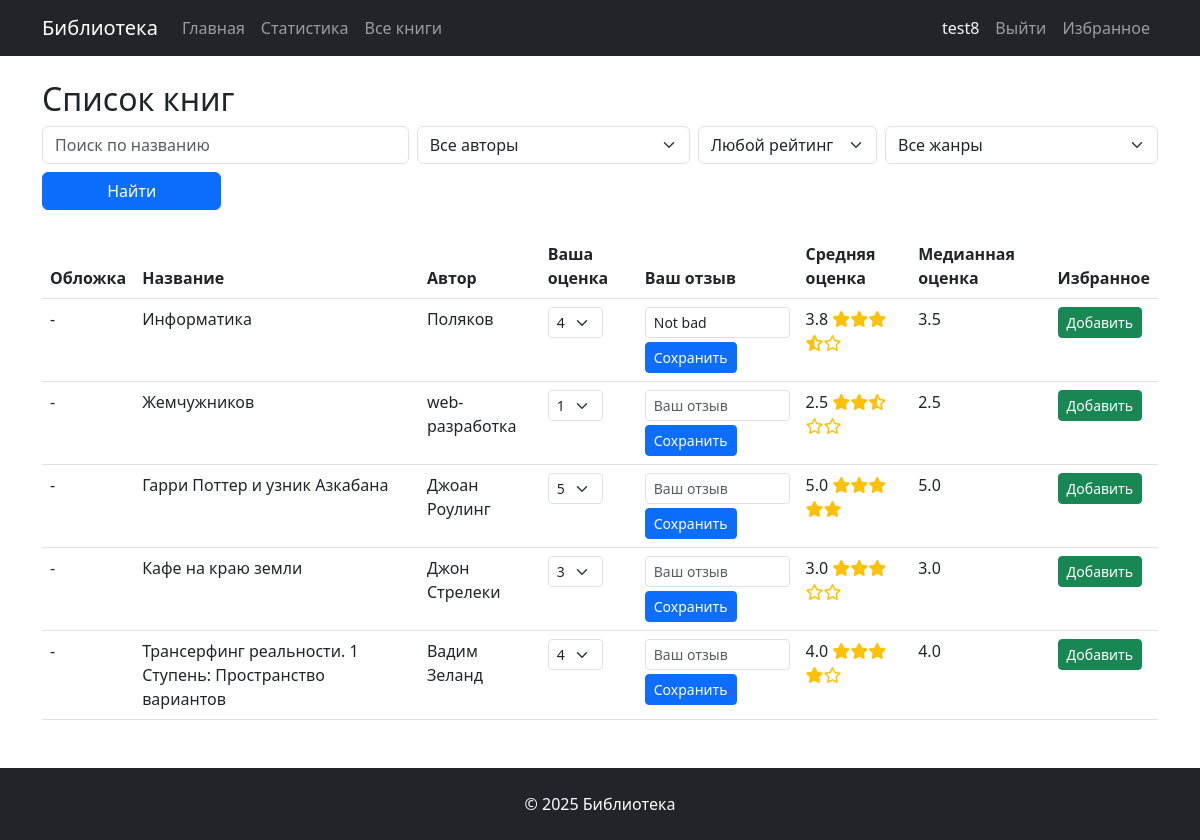
Page /books (signed in) on the committed database.
### tables this page shows
CREATE TABLE user_login (
            id INTEGER PRIMARY KEY AUTOINCREMENT,
            login TEXT NOT NULL,
            password_hash TEXT NOT NULL
        );

CREATE TABLE books (
            id INTEGER PRIMARY KEY AUTOINCREMENT,
            title TEXT NOT NULL,
            author TEXT
        );

CREATE TABLE review (
                           id INTEGER PRIMARY KEY AUTOINCREMENT,
                           book_id INTEGER,
                           user_id INTEGER,
                           review TEXT
                    );

### app.py (the view)
@app.route('/books')
def show_books():
    user = session.get('user', '')
    if not user:
        flash('Вы должны войти в систему, чтобы просматривать библиотеку.', 'danger')
        return redirect(url_for('login'))
    sel_gen = request.args.get('genre', None)
    sel_aut = request.args.get('author', '')
    sel_rat = request.args.get('rating', type=float)
    find = request.args.get('title', '')
    conn = get_db()
    genres = conn.execute('SELECT * FROM genre').fetchall()
    authors = conn.execute('SELECT DISTINCT author FROM books').fetchall()
    query = '''
        SELECT b.*, AVG(g.points) as avg_rating, c.cover
        FROM books b
        LEFT JOIN grade g ON b.id = g.book_id
        LEFT JOIN covers c ON b.id = c.book_id
    '''
    cond = []
    params = []
    if sel_gen:
        cond.append(
            'b.id IN (SELECT book_id FROM book_genre bg JOIN genre g ON bg.genre_id = g.id WHERE g.genre_name = ?)')
        params.append(sel_gen)
    if sel_aut:
        cond.append('b.author = ?')
        params.append(sel_aut)
    if find:
        cond.append('b.title LIKE ? COLLATE NOCASE')
        params.append(f'%{find}%')
    if cond:
        query += ' WHERE ' + ' AND '.join(cond)
    query += ' GROUP BY b.id'
    if sel_rat is not None:
        query += ' HAVING avg_rating >= ?'
        params.append(sel_rat)
    books = conn.execute(query, params).fetchall()
    user_row = conn.execute('SELECT id FROM user_login WHERE login = ?', (user,)).fetchone()
    user_id = user_row['id'] if user_row else -1
    grades = conn.execute('SELECT book_id, points FROM grade WHERE user_id = ?', (user_id,)).fetchall()
    book_grade = {int(grade['book_id']): grade['points'] for grade in grades}
    grd = conn.execute('SELECT book_id, points FROM grade').fetchall()
    rev = conn.execute('SELECT book_id, review FROM review WHERE user_id = ?', (user_id,)).fetchall()
    book_rev = {int(row['book_id']): row['review'] for row in rev}
    book_stat = {}
    book_cnt = {}
    book_med = {}
    book_mean = {}
    book_median = {}
    for row in grd:
        bid = int(row['book_id'])
        rp = row['points']
        if rp is None or (isinstance(rp, str) and rp.strip() == ''):
            continue
        pts = float(rp)
        book_stat[bid] = book_stat.get(bid, 0) + pts
        book_cnt[bid] = book_cnt.get(bid, 0) + 1
        if bid not in book_med:
            book_med[bid] = []
        book_med[bid].append(pts)
    for key, val in book_stat.items():
        book_mean[key] = val / book_cnt.get(key, 1)
        book_median[key] = median(book_med[key])
    fav_rows = conn.execute('SELECT book_id FROM best WHERE user_id = ?', (user_id,)).fetchall()
    fav_books = {row['book_id'] for row in fav_rows}
    conn.close()
    return render_template('books.html',
                           books=books,
                           book_grade=book_grade,
                           book_reviews=book_rev,
                           book_mean=book_mean,
                           book_median=book_median,
                           genres=genres,
                           authors=authors,
                           selected_genre=sel_gen,
                           selected_author=sel_aut,
                           selected_rating=sel_rat,
                           search_query=find,
                           fav_books=fav_books)

### app.py (called while the page is built)
def get_db():
    conn = sqlite3.connect('instance/database.db')
    conn.row_factory = sqlite3.Row
    return conn

@app.template_filter('stars')
def render_stars(val):
    try:
        val = float(val)
    except:
        return '-'
    full = int(val)
    half = 1 if val - full >= 0.5 else 0
    empty = 5 - full - half
    st_ht = ''.join(['<i class="fas fa-star text-warning"></i>' for i in range(full)])
    if half:
        st_ht += '<i class="fas fa-star-half-stroke text-warning"></i>'
    st_ht += ''.join(['<i class="far fa-star text-warning"></i>' for i in range(empty)])
    return st_ht

### templates/books.html (shortened to what this page needs)
{% extends "base.html" %}
{% block content %}
<h2>Список книг</h2>
<form method="get" action="{{ url_for('show_books') }}" class="mb-4">
  <div class="row g-2">
    <div class="col-md-4">
      <input type="text" name="title" class="form-control" placeholder="Поиск по названию"
             value="{{ search_query }}">
    </div>
    <div class="col-md-3">
      <select name="author" class="form-select">
        <option value="">Все авторы</option>
      </select>
    </div>
    <div class="col-md-2">
      <select name="rating" class="form-select">
        <option value="">Любой рейтинг</option>
      </select>
    </div>
    <div class="col-md-3">
      <select name="genre" class="form-select">
        <option value="">Все жанры</option>
      </select>
    </div>
    <div class="col-md-2">
      <button type="submit" class="btn btn-primary w-100">Найти</button>
    </div>
  </div>
</form>
<table class="table table-hover">
  <thead>
    <tr>
      <th>Обложка</th>
      <th>Название</th>
      <th>Автор</th>
      <th>Ваша оценка</th>
      <th>Ваш отзыв</th>
      <th>Средняя оценка</th>
      <th>Медианная оценка</th>
      <th>Избранное</th>
    </tr>
  </thead>
  <tbody>
    {% for book in books %}
      <tr>
        <td>
          {% if book['cover'] %}
              <img src="{{ url_for('uploaded_file', filename=book['cover']) }}" alt="Обложка" style="height: 100px;">
          {% else %}
              -
          {% endif %}
        </td>
        <td>{{ book['title'] }}</td>
        <td>{{ book['author'] }}</td>
        <td>
          <form method="post" action="{{ url_for('rate_book') }}">
            <select name="points" class="form-select form-select-sm d-inline-block w-auto">
              {% for i in range(1, 6) %}
                <option value="{{ i }}" {% if book_grade.get(book['id']) == i %}selected{% endif %}>{{ i }}</option>
              {% endfor %}
            </select>
        </td>
        <td>
            <input type="text" name="review" class="form-control form-control-sm" placeholder="Ваш отзыв" value="{{ book_reviews.get(book['id'], '') }}">
            <button type="submit" class="btn btn-primary btn-sm mt-1">Сохранить</button>
        </td>
        <td>
          {% if book['avg_rating'] %}
            {{ book['avg_rating'] | round(1) }} {{ book['avg_rating'] | stars | safe }}
          {% else %}
            -
          {% endif %}
        </td>
        <td>
          {% if book_median[book['id']] is defined %}
            {{ book_median[book['id']] | round(1) }}
          {% else %}
            -
          {% endif %}
        </td>
        <td>
          <form method="post" action="{{ url_for('favorite_book') }}">
          {% if book['id'] in fav_books %}
            <input type="hidden" name="action" value="remove">
            <button type="submit" class="btn btn-warning btn-sm">Убрать</button>
          {% else %}
            <button type="submit" class="btn btn-success btn-sm">Добавить</button>
            {% endif %}
          </form>
        </td>
      </tr>
    {% endfor %}
  </tbody>
</table>
{% endblock %}

### templates/base.html (shortened to what this page needs)
<!DOCTYPE html>
<html lang="ru">
<head>
    <link href="https://cdn.jsdelivr.net/npm/bootstrap@5.3.0/dist/css/bootstrap.min.css" rel="stylesheet">
    <link rel="stylesheet" href="https://cdnjs.cloudflare.com/ajax/libs/font-awesome/6.5.0/css/all.min.css">
</head>
<body>
    <nav class="navbar navbar-expand-lg navbar-dark bg-dark">
        <div class="container">
            <a class="navbar-brand" href="{{ url_for('home') }}">Библиотека</a>
            <div class="collapse navbar-collapse" id="navbarNav">
                <ul class="navbar-nav me-auto">
                    <li class="nav-item">
                        <a class="nav-link" href="{{ url_for('home') }}">Главная</a>
                    </li>
                    <li class="nav-item">
                        <a class="nav-link" href="{{ url_for('statistics') }}">Статистика</a>
                    </li>
                    <li class="nav-item">
                        <a class="nav-link" href="{{ url_for('show_books') }}">Все книги</a>
                    </li>
                </ul>
                <ul class="navbar-nav">
                    {% if session.get('is_admin') %}
                    <li class="nav-item">
                        <span class="nav-link text-light">Администратор</span>
                    </li>
                    <li class="nav-item">
                        <a class="nav-link" href="{{ url_for('logout') }}">Выйти</a>
                    </li>
                    {% elif session.get('user') %}
                    <li class="nav-item">
                        <span class="nav-link text-light">{{session['user']}}</span>
                    </li>
                    <li class="nav-item">
                        <a class="nav-link" href="{{ url_for('logout') }}">Выйти</a>
                    </li>
                    {% endif %}
                    {% if session.get('user') %}
                    <li class="nav-item">
                        <a class="nav-link" href="{{ url_for('favorites') }}">Избранное</a>
                    </li>
                    {% endif %}
                </ul>
            </div>
        </div>
    </nav>
    <div class="container mt-4">
        {% block content %}{% endblock %}
    </div>
    <footer class="bg-dark text-white mt-5 p-4 text-center">
        <div class="container">
            &copy; 2025 Библиотека
        </div>
    </footer>
</body>
</html>

### rows in the picture
user_login: user "test8"
books: title "Информатика", author "Поляков", points "4", avg_rating "3.8", book_median "3.5", shows "Добавить"
review: review "Not bad"
books: title "Жемчужников", author "web-разработка", points "1", avg_rating "2.5", id "2.5", shows "Добавить"
books: title "Гарри Поттер и узник Азкабана", author "Джоан Роулинг", points "5", avg_rating "5.0", id "5.0", shows "Добавить"
books: title "Кафе на краю земли", author "Джон Стрелеки", points "3", avg_rating "3.0", book_median "3.0", shows "Добавить"
books: title "Трансерфинг реальности. 1 Ступень: Пространство вариантов", author "Вадим Зеланд", points "4", avg_rating "4.0", book_median "4.0", shows "Добавить"
